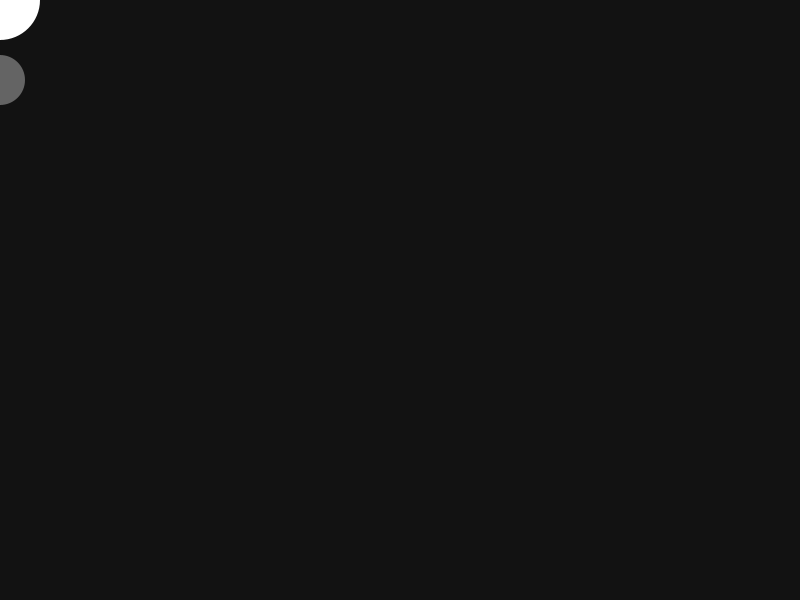
Frame 1 (no input)
Frame 60 (the mouse pressed at the canvas centre just before this capture): identical to frame 1, image omitted
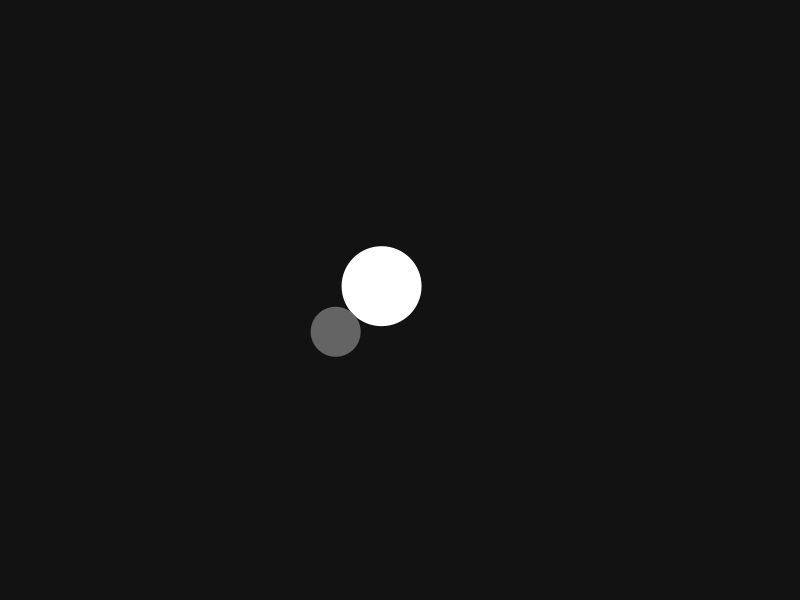
Frame 120 (the mouse held since frame 60 and released just before this capture)

The Processing sketch that drew these frames (run headless with seeded random() and noise(); from frame 60 on, the mouse is pressed at the canvas centre):

// Processing sketch: easing2_0_15_04_22
// ── easing2_0_15_04_22.pde
float x, y, sX, sY;

float easing, sEasing;

float radius;

void setup() {
  size(800, 600);
  easing = 0.05;
  sEasing = 0.03;
  radius = 40;
  noStroke();
  ellipseMode(RADIUS);
}


void draw() {
  background(#121212);
  
  // Top ellipse
  x += (mouseX - x) * easing;
  y += (mouseY - y) * easing;
  fill(255);
  ellipse(x, y, radius, radius);
  
  // Second ellipse
  sX += (mouseX - sX) * sEasing;
  sY += (mouseY - sY) * sEasing;
  fill(100);
  ellipse(sX, sY + 80, 25, 25);
  
  
}
